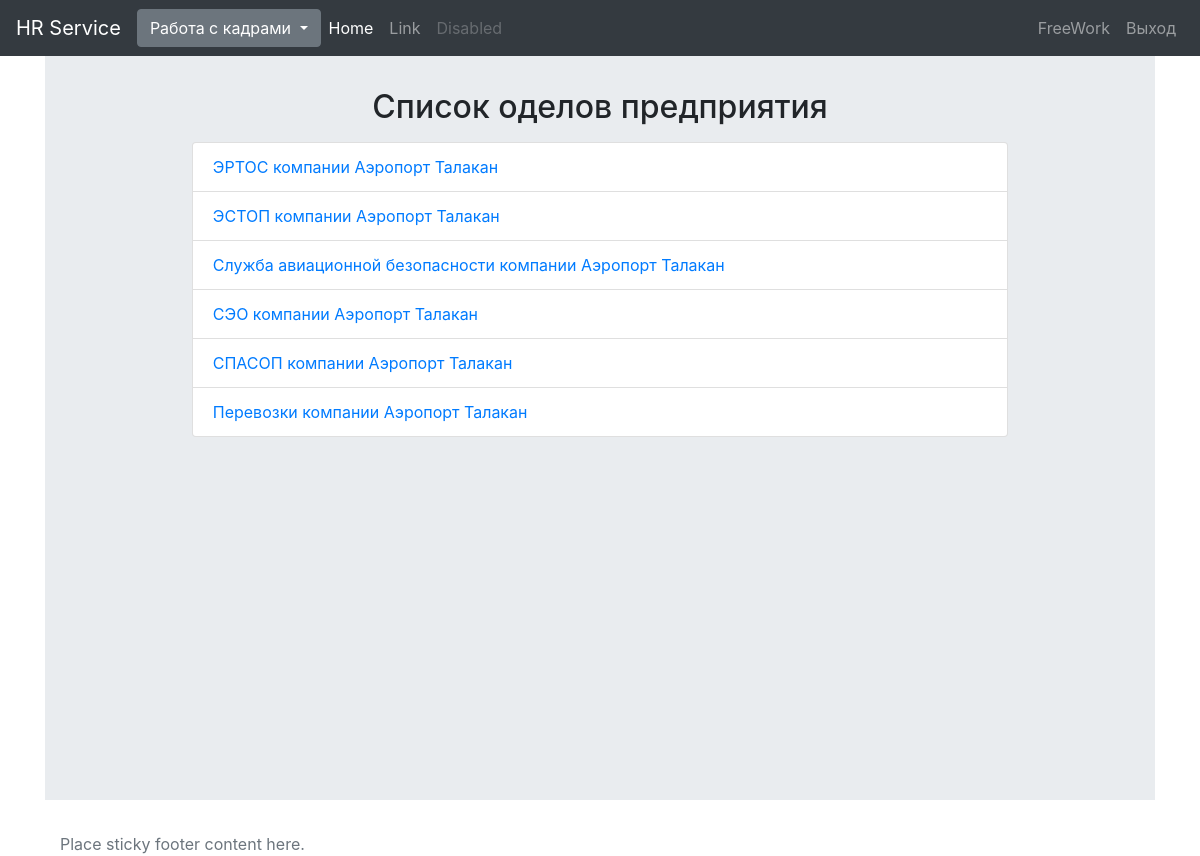
Screenshot of /company_departament/ (signed in) with the database file from the repository.
### hrapp/models.py (models this page shows, shortened)
class Departament(models.Model):
    title_dep = models.CharField(max_length=50)
    company = models.ForeignKey(Company, on_delete=models.CASCADE)

class Company(models.Model):
    title_com = models.CharField(max_length=50)

### hrapp/views.py (the view)
# urls.py: path('company_departament/', hr_views.departamentlist, name='departamentlist'),
def departamentlist(request):
    worker = Worker.objects.get(user=request.user)
    departamentlist = Departament.objects.filter(company=worker.position.departament.company)
    return render(request, 'hrapp/worklist/departamentlist.html', {'departamentlist': departamentlist})

### hrapp/templates/hrapp/worklist/departamentlist.html
{% extends 'hrapp/base.html' %}
{% block namepage %}
    Список оделов предприятия
{% endblock namepage %}
{% block content %}
    <ul class="list-group">
        {% for departament in departamentlist %}
            <li class="list-group-item">
                <a href="{% url 'departamentdetale' pk=departament.pk %}">{{ departament.title_dep }}
                    компании {{ departament.company.title_com }}</a>
            </li>
        {% endfor %}
    </ul>
{% endblock content %}

### hrapp/templates/hrapp/base.html (shortened to what this page needs)
{% load static %}
<!doctype html>
<html lang="en">
<head>
    <link rel="stylesheet" href="{% static 'css/bootstrap.min.css' %}">
    <link rel="stylesheet" href="{% static 'css/mycss.css' %}">
</head>
<body class="container">
<header>
    <nav class="navbar navbar-expand-md navbar-dark fixed-top bg-dark">
        <a class="navbar-brand" href="{% url 'home' %}">HR Service</a>
        <div class="collapse navbar-collapse" id="navbarCollapse">
            <div class="dropdown open">
                <button class="btn btn-secondary dropdown-toggle" type="button" id="dropdownMenuButton"
                        data-toggle="dropdown" aria-haspopup="true" aria-expanded="false">
                    Работа с кадрами
                </button>
            </div>
            <ul class="navbar-nav mr-auto">
                <li class="nav-item active">
                    <a class="nav-link" href="#">Home <span class="sr-only">(current)</span></a>
                </li>
                <li class="nav-item">
                    <a class="nav-link" href="#">Link</a>
                </li>
                <li class="nav-item">
                    <a class="nav-link disabled" href="#">Disabled</a>
                </li>
            </ul>
            {% if  user.is_authenticated %}
                <ul class="navbar-nav  text-right">
                    <li class="nav-item ">
                        <a class="nav-link" href="#"> {{ user }} <span class="sr-only">(current)</span></a>
                    </li>
                    <li class="nav-item">
                        <a class="nav-link" href="{% url 'sign_out' %}">Выход</a>
                    </li>
                </ul>
            {% endif %}
        </div>
    </nav>
</header>
<main role="main" class="container jumbotron jumbotron-fluid " style="height: 100vh"><br>
    <h2 class="text-center">{% block namepage %}{% endblock namepage %}</h2>
    <div class="d-flex bd-highlight ">
        <div class="p-2 w-75 align-content-center container bd-highlight ">
            {% block content %}
            {% endblock content %}
        </div>
    </div>
</main>
<footer class="footer">
    <div class="container">
        <span class="text-muted">Place sticky footer content here.</span>
    </div>
</footer>
</body>
</html>

### rows the page displays
Departament: title_dep "ЭРТОС", company.title_com "Аэропорт Талакан"
Departament: title_dep "ЭСТОП", company.title_com "Аэропорт Талакан"
Departament: title_dep "Служба авиационной безопасности", company.title_com "Аэропорт Талакан"
Departament: title_dep "СЭО", company.title_com "Аэропорт Талакан"
Departament: title_dep "СПАСОП", company.title_com "Аэропорт Талакан"
Departament: title_dep "Перевозки", company.title_com "Аэропорт Талакан"

### other values shown
{{ user }} "FreeWork"
